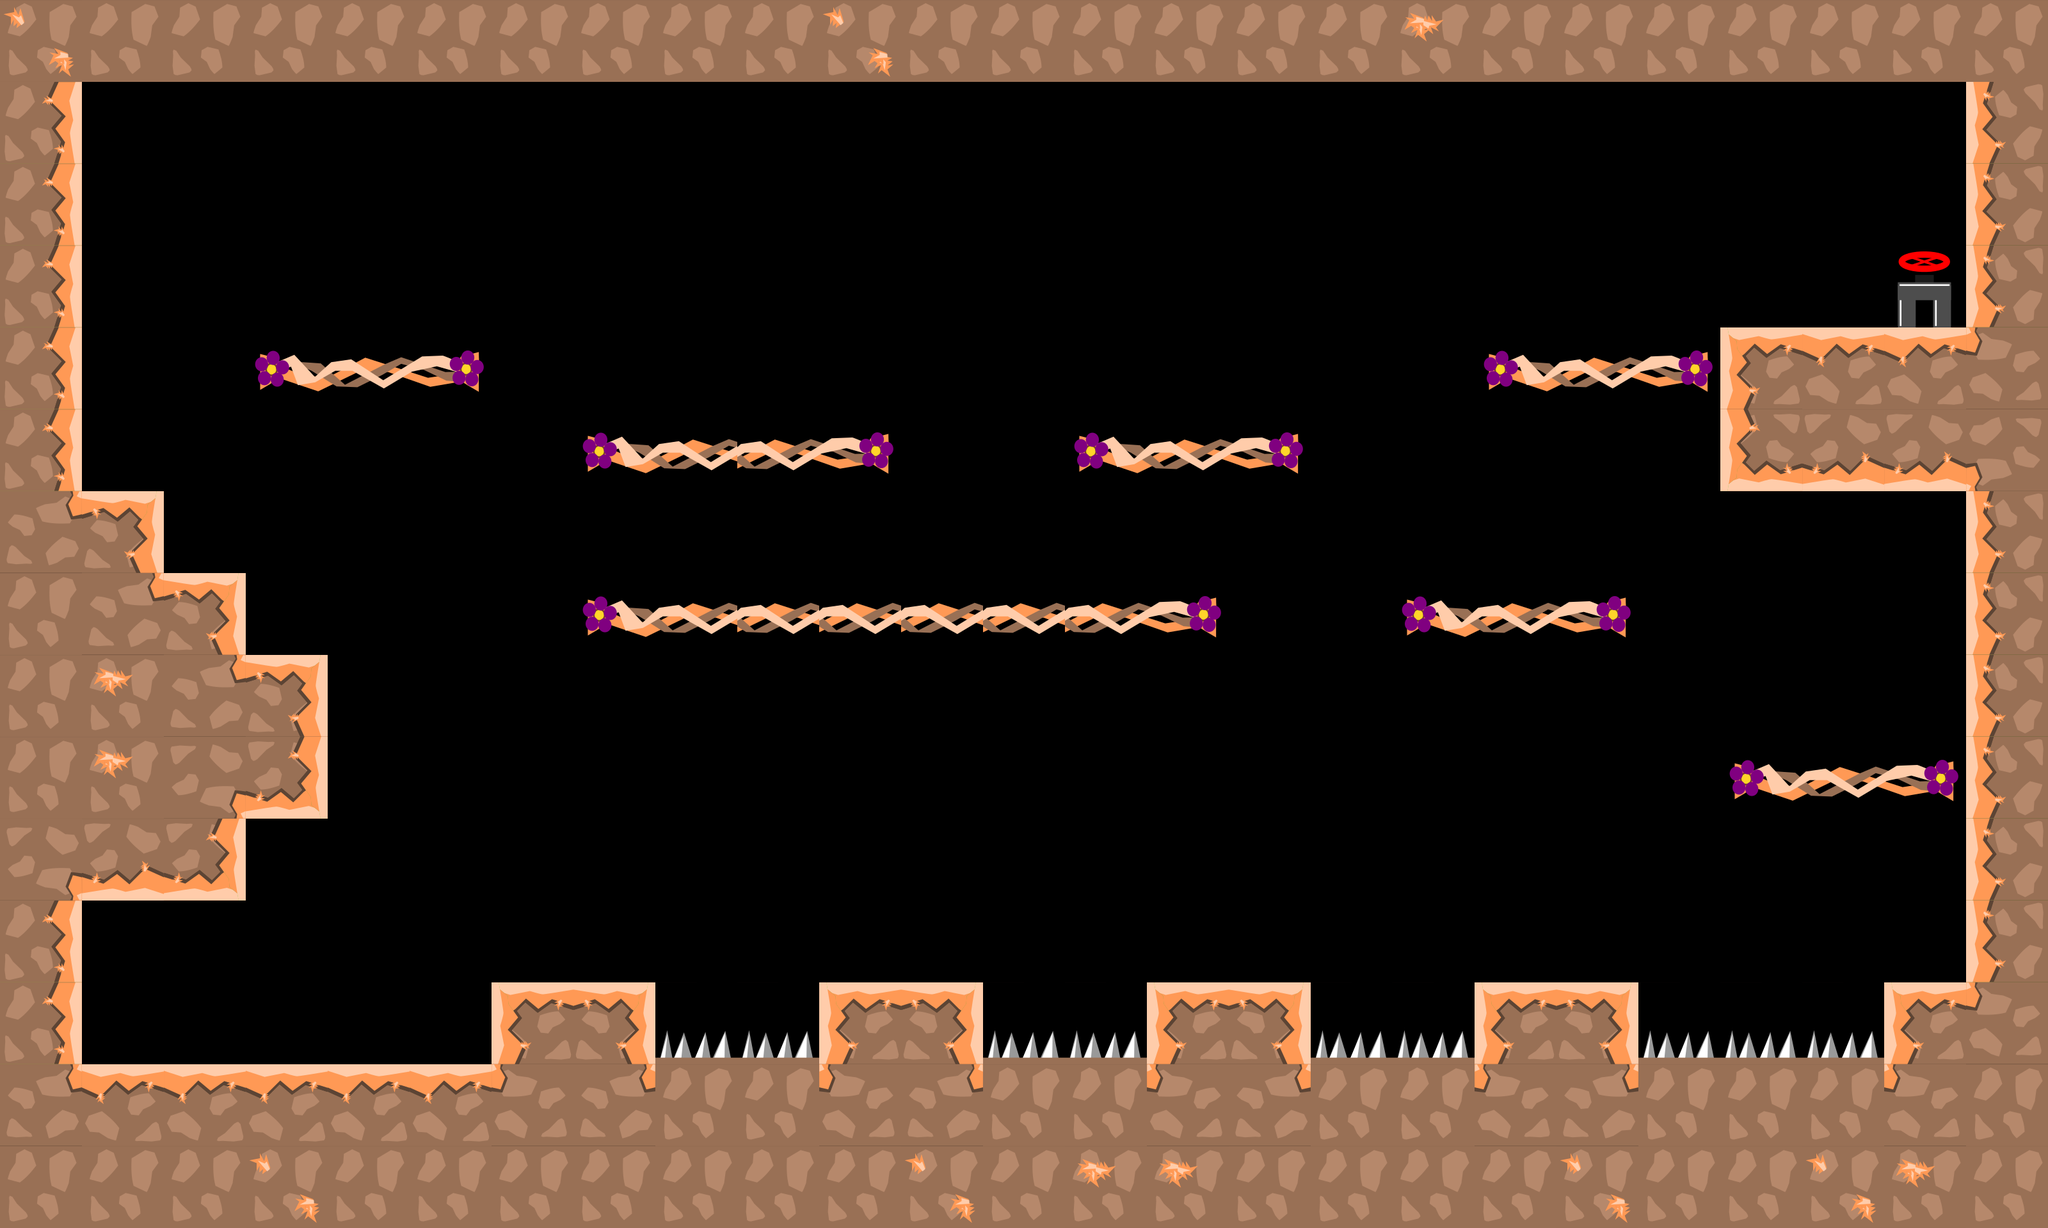

This is a level from a 2D game, rendered from its Tiled map with the project's own tilesets. A one-line summary and the map file follow, with tile-layer data summarised:
An orthogonal 25x15 tile map with 128x128 px tiles, 1 tile layer (graphics), 4 tilesets and 36 objects.

<map version="1.0" tiledversion="1.1.1" orientation="orthogonal" renderorder="right-down" width="25" height="15" tilewidth="128" tileheight="128" infinite="0" nextobjectid="83">
 <tileset firstgid="1" source="tiles_128x128.tsx" />
 <tileset firstgid="37" source="tiles_128x128_orange.tsx" />
 <tileset firstgid="73" source="tiles_128x128_vines.tsx" />
 <tileset firstgid="85" source="tiles_128x128_green.tsx" />
 <layer name="graphics" width="25" height="15">
  <data>[375 cells, 162 non-empty, 21 distinct tile ids]</data>
 </layer>
 <objectgroup name="blocks">
  <object id="2" x="3072" y="4" width="112" height="1696" />
  <object id="3" x="64" y="52" width="64" height="1684" />
  <object id="4" x="8" y="4" width="3172" height="120" />
  <object id="31" x="0" y="1664" width="3200" height="246.667" />
  <object id="61" x="2688" y="512" width="384" height="256" />
  <object id="62" x="2304" y="1536" width="256" height="128" />
  <object id="63" x="2944" y="1536" width="128" height="128" />
  <object id="64" x="1792" y="1536" width="256" height="128" />
  <object id="66" x="1280" y="1536" width="256" height="128" />
  <object id="67" x="768" y="1536" width="256" height="128" />
  <object id="77" x="128" y="768" width="128" height="128" />
  <object id="78" x="256" y="896" width="128" height="128" />
  <object id="81" x="384" y="1024" width="128" height="256" />
  <object id="82" x="128" y="1280" width="256" height="128" />
 </objectgroup>
 <objectgroup name="passBlock">
  <object id="41" x="408.5" y="557.833" width="334" height="46" />
  <object id="42" x="924.75" y="687.583" width="457.5" height="46" />
  <object id="43" x="924.083" y="942.833" width="968.94" height="46" />
  <object id="57" x="1690.17" y="689.833" width="334" height="46" />
  <object id="58" x="2321.5" y="559.833" width="334" height="46" />
  <object id="59" x="2188.5" y="941.833" width="334" height="46" />
  <object id="60" x="2709.83" y="1200.5" width="334" height="46" />
 </objectgroup>
 <objectgroup name="damage">
  <object id="68" x="2572.73" y="1603.03" width="363.636" height="39.3939" />
  <object id="69" x="2054.55" y="1606.06" width="230.303" height="30.303" />
  <object id="70" x="1542.42" y="1590.91" width="245.455" height="45.4545" />
  <object id="71" x="1027.27" y="1593.94" width="248.485" height="48.4848" />
 </objectgroup>
 <objectgroup name="flowers">
  <object id="24" x="1053.51" y="807.879" width="69.697" height="69.697">
   <ellipse />
  </object>
  <object id="26" x="1583.52" y="799.212" width="69.697" height="69.697">
   <ellipse />
  </object>
  <object id="28" x="2832.97" y="988.001" width="69.697" height="69.697">
   <ellipse />
  </object>
  <object id="30" x="2396.85" y="1253.33" width="69.697" height="69.697">
   <ellipse />
  </object>
  <object id="35" x="1896" y="1209.33" width="69.697" height="69.697">
   <ellipse />
  </object>
  <object id="36" x="1820.73" y="486.667" width="69.697" height="69.697">
   <ellipse />
  </object>
  <object id="37" x="2470.67" y="405.333" width="69.697" height="69.697">
   <ellipse />
  </object>
  <object id="38" x="1442.3" y="1185.33" width="69.697" height="69.697">
   <ellipse />
  </object>
  <object id="44" x="1108.18" y="539.879" width="69.697" height="69.697">
   <ellipse />
  </object>
  <object id="45" x="554.182" y="408.546" width="69.697" height="69.697">
   <ellipse />
  </object>
 </objectgroup>
 <objectgroup name="end">
  <object id="16" x="2969.51" y="404.641" width="76.9091" height="76.9091">
   <ellipse />
  </object>
 </objectgroup>
</map>
